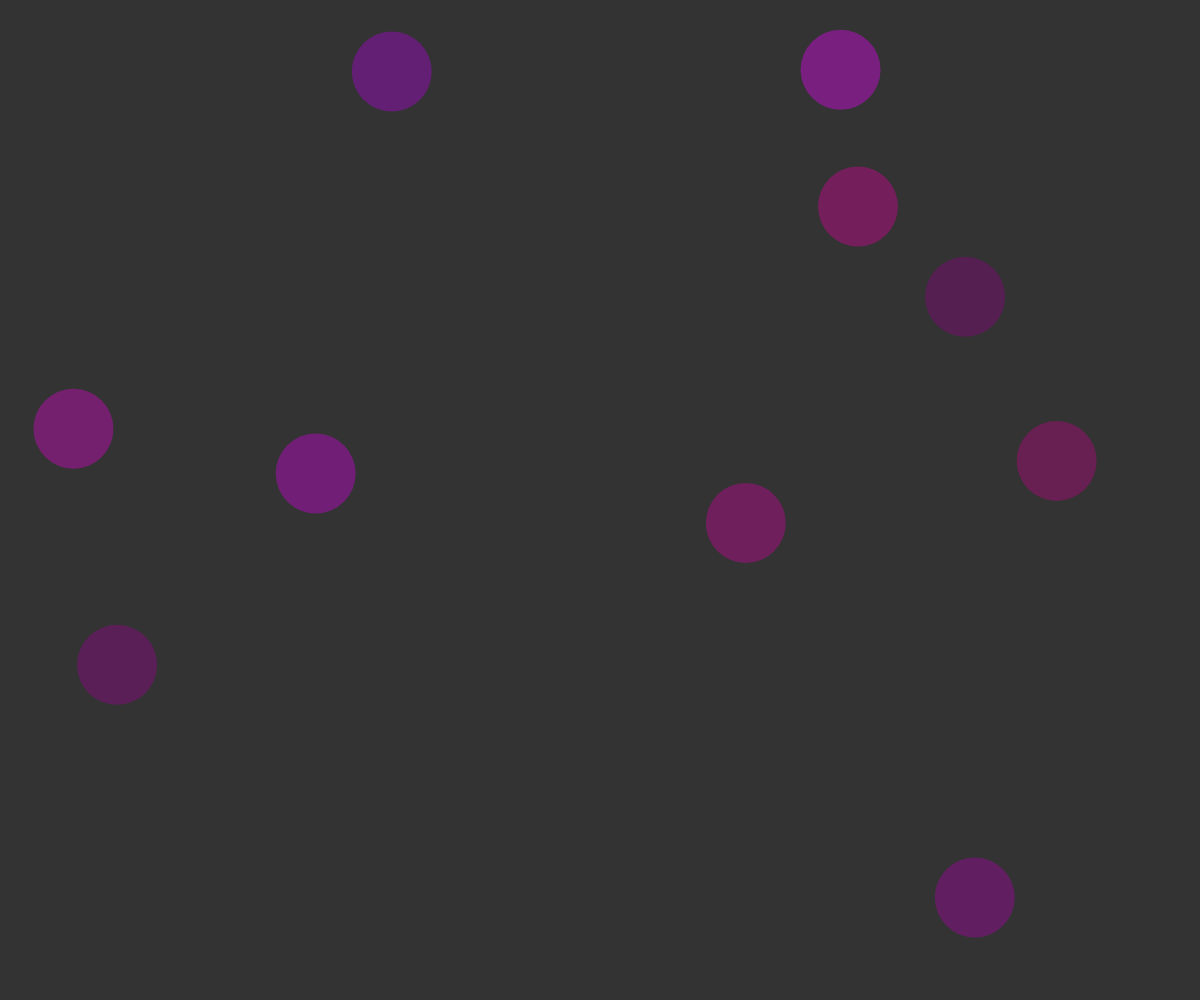
Frame 1 (no input)
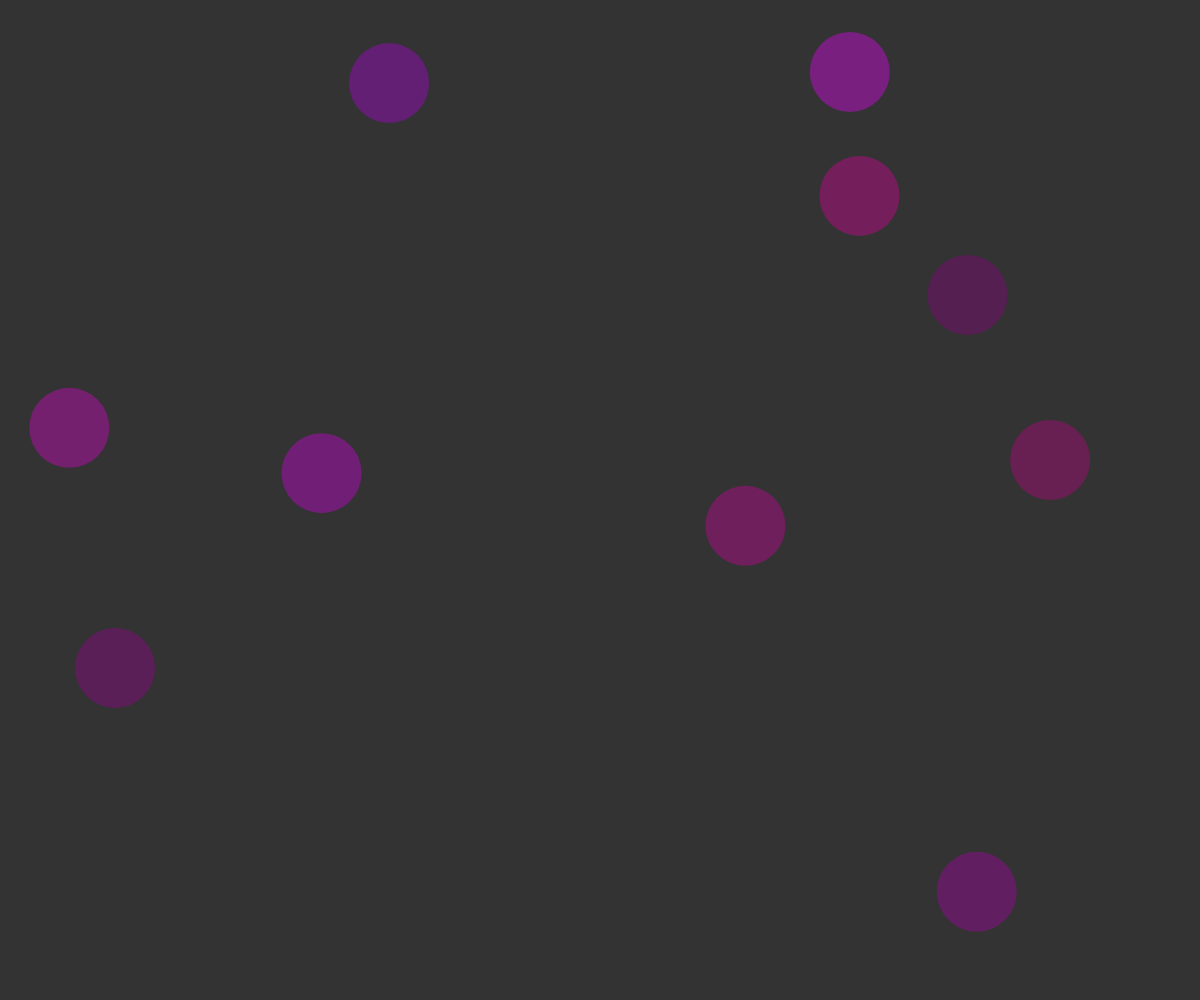
Frame 60 (no input)
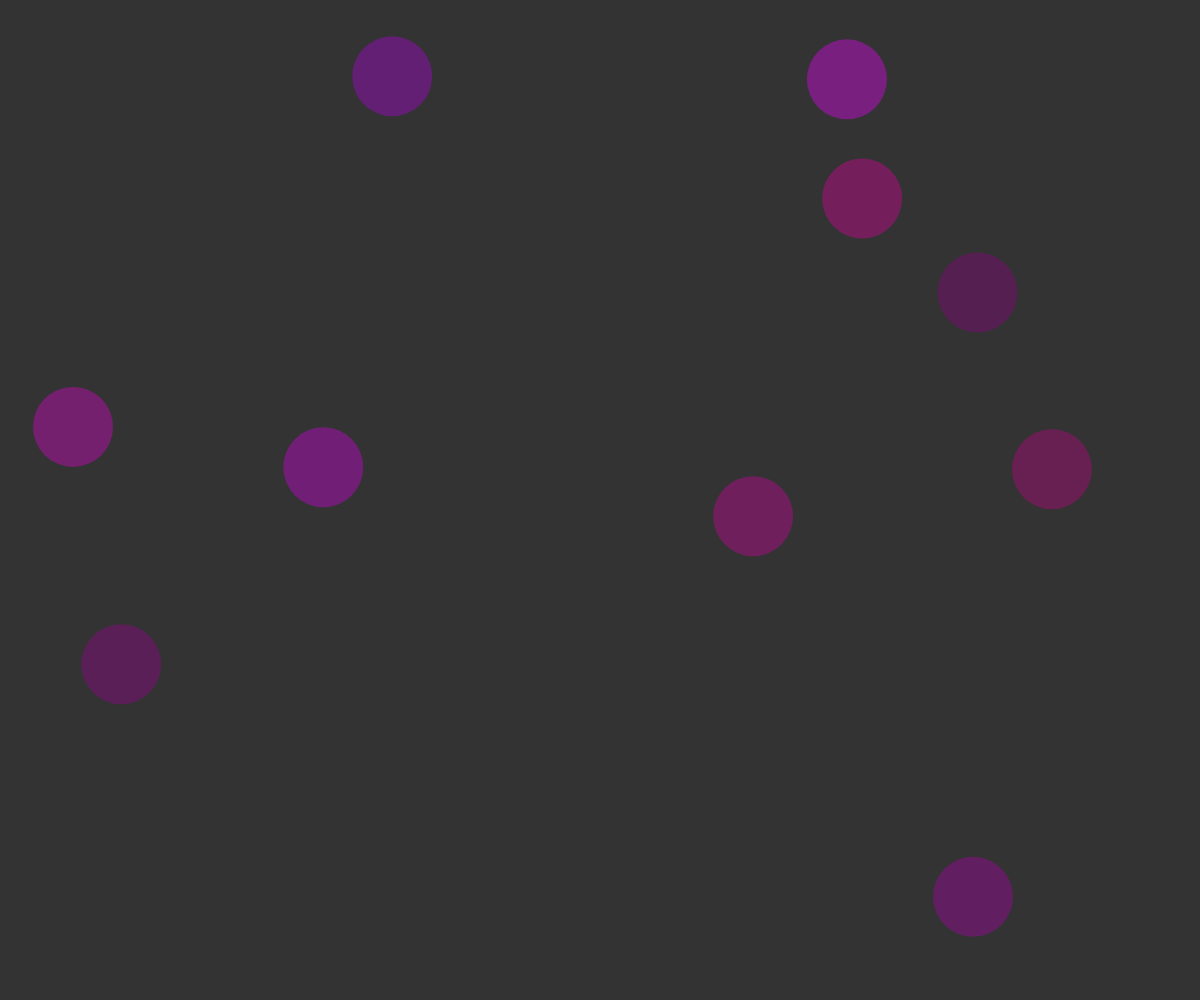
Frame 120 (the mouse pressed at the canvas centre since frame 60)

The p5.js sketch that drew these frames (run headless with seeded random() and noise() and a simulated clock; from frame 60 on, the mouse is pressed at the canvas centre):

// p5.js sketch
// ── sketch.js
var cells = [];
var cellCount = 10;

function setup() {
  createCanvas(window.innerWidth, window.innerHeight);
  for (var i = 0; i < cellCount; i++) {
    cells.push(new Cell());
  }
}

function draw() {
  background(51);
  cells.forEach(function (cell) {
    cell.move();
    cell.show();
  });
}

function mousePressed() {
  for (var i = cells.length - 1; i >= 0; i--) {
    if (cells[i].clicked(mouseX, mouseY)) {
      cells.push(cells[i].mitosis());
      cells.push(cells[i].mitosis());
      cells.splice(i, 1);
    }
  }
}

// ── cell.js
function Cell(pos, r, c) {
  if (pos) {
    this.pos = pos.copy();
  } else {
    this.pos = createVector(random(width), random(height));
  }

  this.r = r || 80;
  this.c = c || color(random(100, 255), 0, random(100, 255), 100);

  this.clicked = function (x, y) {
    var d = dist(this.pos.x, this.pos.y, x, y);
    if (d < this.r) {
      return true;
    } else {
      return false;
    }
  };

  this.mitosis = function () {
    this.pos.x += random(-this.r, this.r);
    var cell = new Cell(this.pos, this.r / sqrt(2), this.c);
    return cell;
  };

  this.move = function () {
    var vel = p5.Vector.random2D();
    this.pos.add(vel);
  };

  this.show = function () {
    noStroke();
    fill(this.c);
    ellipse(this.pos.x, this.pos.y, this.r);
  };
}

// ── main.html
<!DOCTYPE html>
<html>
  <head>
    <!-- Dependencies for p5.js -->
    <script src="https://cdnjs.cloudflare.com/ajax/libs/p5.js/1.4.1/p5.min.js"></script>
    <meta charset="utf-8" />
  </head>
  <body>
    <style>
      * {
        margin: 0;
        padding: 0;
      }
    </style>
    <script src="sketch.js"></script>
    <script src="cell.js"></script>
  </body>
</html>
